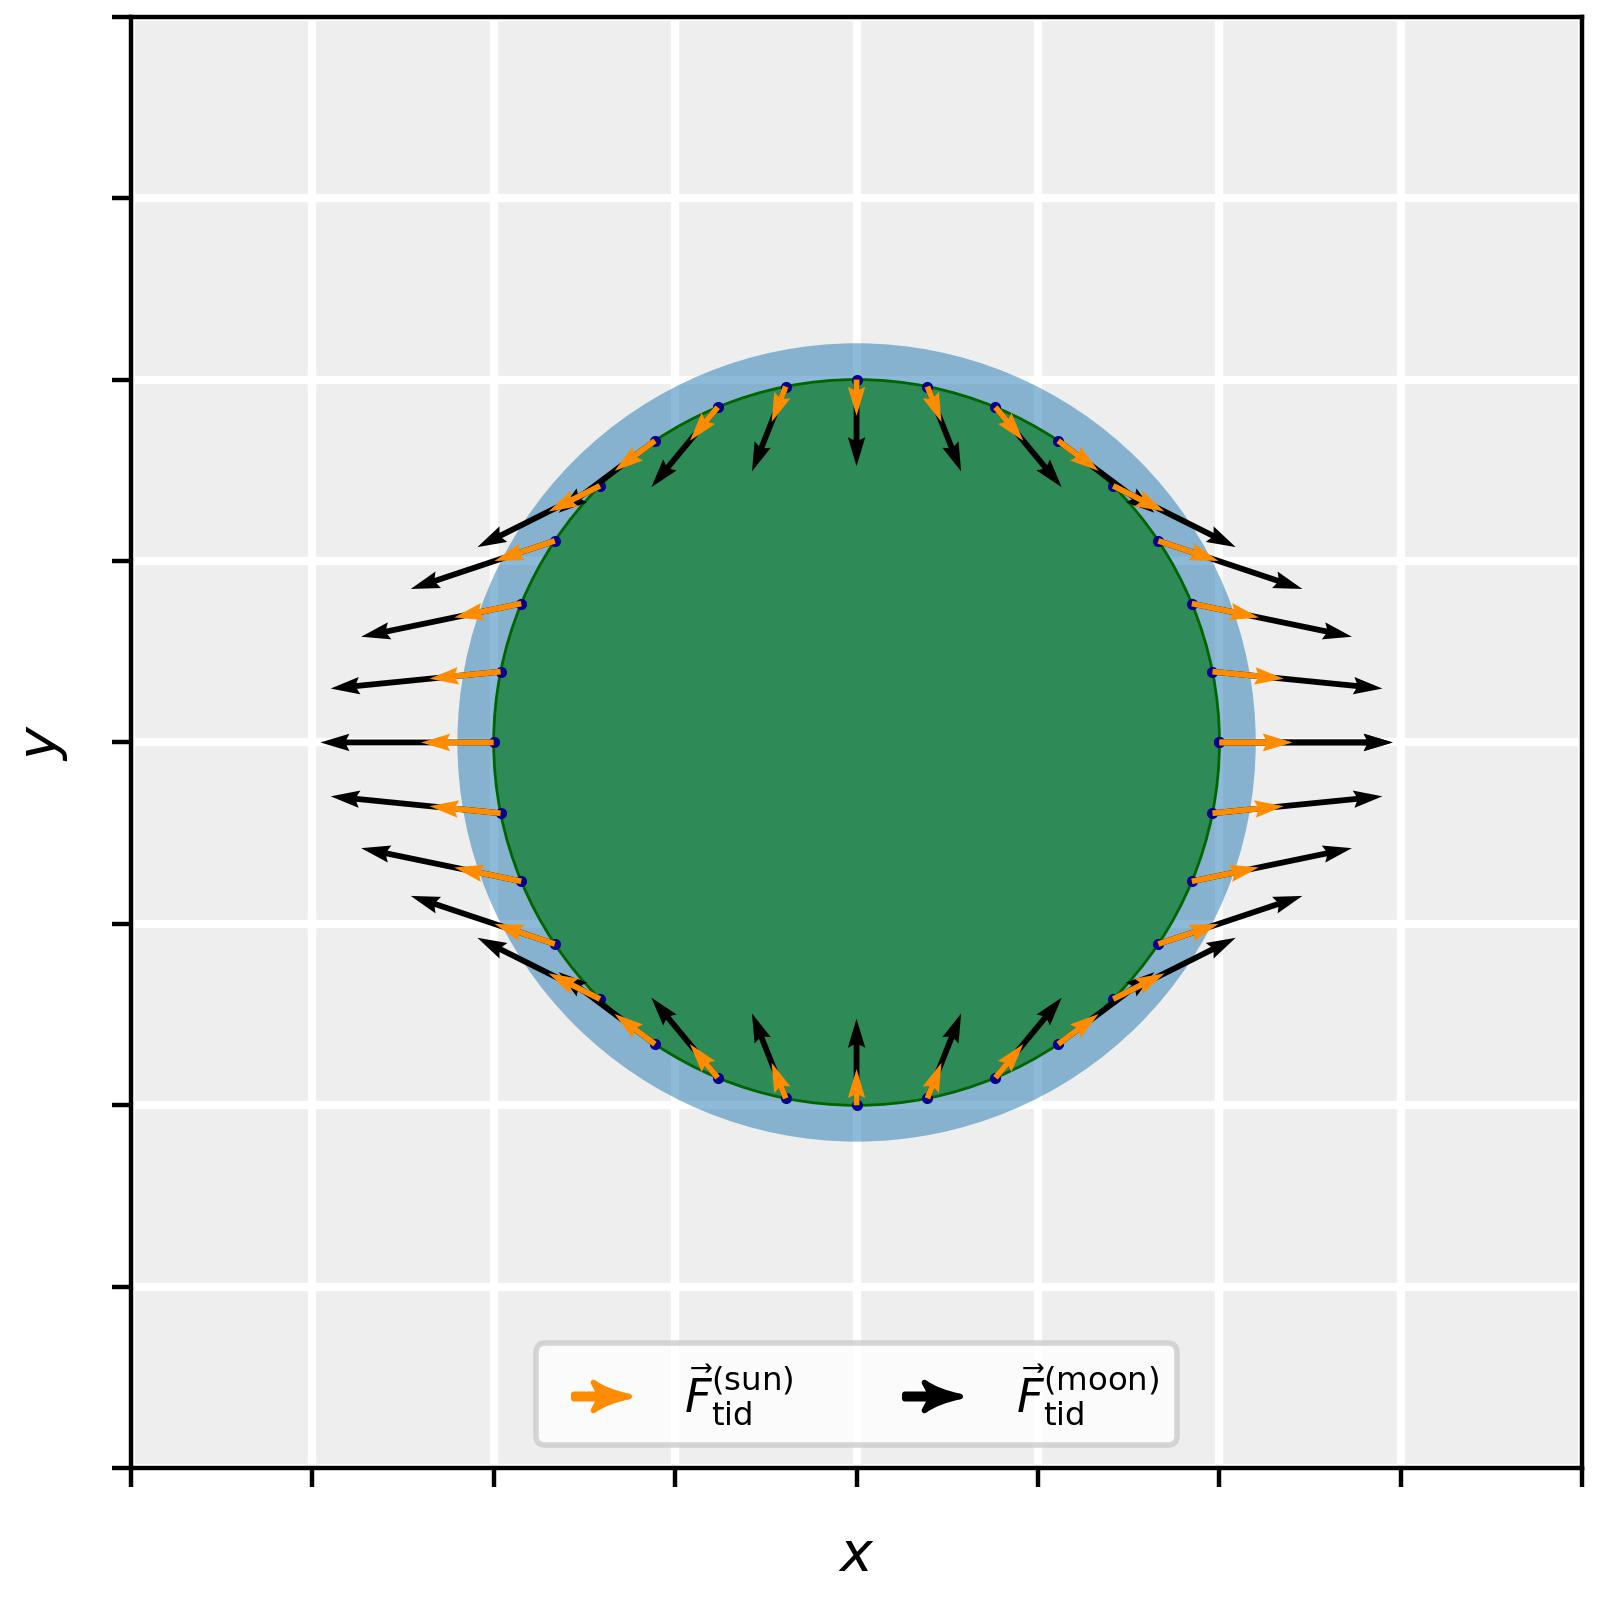

The script that drew this image:
import sys
from matplotlib import colors, pyplot as plt
import numpy as np



sys.path.append("/Users/timdewild/Library/CloudStorage/GoogleDrive-t.w.j.de.wild@rug.nl/Mijn Drive/Digital Demos/AnimationClass/src/")

from matnimation.artist.static.static_circle import StaticCircle
from matnimation.artist.animated.animated_polygon import AnimatedPolygon
from matnimation.artist.animated.animated_quiver import AnimatedQuiver
from matnimation.canvas.single_canvas import SingleCanvas
from matnimation.artist.static.static_text import StaticText
from matnimation.artist.static.static_polygon import StaticPolygon
from matnimation.artist.static.static_scatter import StaticScatter
from matnimation.artist.static.static_quiver import StaticQuiver
from matnimation.animation.animation import Animation
from matnimation.tides_forces.tides import Tides
from matnimation.artist.animated.animated_circle import AnimatedCircle
from matnimation.helper.helper_functions import HelperFunctions




#--- Global constants ---#
radius_earth = 1
ocean_scaling = 1.1
distance_earth_moon = 5

#--- Tidal force due to moon on earth ---#
dth = np.pi/16
theta_vectors = np.arange(0,2*np.pi+dth, dth)

tides = Tides(
    radius_earth = radius_earth,
    ocean_scaling = ocean_scaling,
    distance_earth_moon = distance_earth_moon
)
tides.generate_tidal_bulges()

time_array = tides.get_time_array()

x_vectors = radius_earth * np.cos(theta_vectors)
y_vectors = radius_earth * np.sin(theta_vectors)

F_tidal_moon_x, F_tidal_moon_y = tides.tidal_force_moon(theta_vectors, tides.t[0], scale = 1)
F_tidal_sun_x, F_tidal_sun_y = tides.tidal_force_sun(theta_vectors, tides.t[0], scale = 1)

def tidal_force_moon_x(t, theta_array, scale = 1):
    Fx, Fy = tides.tidal_force_moon(t, theta_array, scale = 1)
    return Fx

def tidal_force_moon_y(t, theta_array, scale = 1):
    Fx, Fy = tides.tidal_force_moon(t, theta_array, scale = 1)
    return Fy

data_tidal_force_moon_x = HelperFunctions.func_ab_to_grid(
    tidal_force_moon_x,
    theta_vectors,
    time_array
)

data_tidal_force_moon_y = HelperFunctions.func_ab_to_grid(
    tidal_force_moon_y,
    theta_vectors,
    time_array
)

x_moon, y_moon = tides.get_moon_orbit() 





#--- Tidal bulges due to moon on earth ---#
x_bulge_moon, y_bulge_moon = tides.generate_tidal_bulges(body = 'moon')


#--- Define canvas ---#

canvas = SingleCanvas(
    figsize = (4, 4),
    dpi = 400,
    time_array = time_array,
    axis_limits = [-2, 2, -2, 2],      #[-3, 3, -3, 3][-2, 6, -4, 4][-2, 2, -2, 2]
    axis_labels = ['$x$','$y$']
)

canvas.set_axis_properties(
    aspect = 'equal', 
    # xticks = np.arange(-17,7,1),
    # yticks = np.arange(-6,6,1),
    xticklabels = [], 
    yticklabels = [],
    #title = "Frame: Co-rotating with Earth around Sun",
    #title = "Frame: Earth Center of Mass"
    )

#--- Define earth and ocean ---#

earth = StaticCircle(
    name = 'Earth (equator slice)', 
    radius = radius_earth,
    xy_center = (0., 0.)
)

earth.set_styling_properties(
    facecolor = 'seagreen',
    edgecolor = 'darkgreen',
    linewidth = 0.5,
    zorder = 3
    )

canvas.add_artist(earth)

ocean = StaticCircle(
    name = 'Ocean', 
    radius = radius_earth * ocean_scaling,
    xy_center = (0., 0.)
)

ocean.set_styling_properties(
    facecolor = colors.to_rgba('tab:blue', 0.5), 
    zorder = 2
)

canvas.add_artist(ocean)

#--- Moon orbit ---#

moon_orbit = StaticCircle(
    name = 'Moon orbit',
    radius = distance_earth_moon,
    xy_center = (0,0),
) 

moon_orbit.set_styling_properties(
    edgecolor = 'darkgrey',
    facecolor = 'None',
    linewidth = 0.75
)

#canvas.add_artist(moon_orbit)

moon = StaticCircle(
    name = 'Moon',
    radius = 0.35,
    xy_center = (5,0)
)

moon.set_styling_properties(
    edgecolor = 'darkgrey',
    facecolor = 'lightgrey',
    zorder = 3
)

canvas.add_artist(moon)

sun = StaticCircle(
    name = 'Sun',
    radius = 2.5,
    xy_center = (-17, 0)
)

sun.set_styling_properties(
    facecolor = colors.to_rgba('tab:orange', 0.4),
    edgecolor = 'tab:orange'
)

canvas.add_artist(sun)

#--- Tidal force at points around equator ---#

tidal_forces_scatter = StaticScatter(
    'tidal forces scatter',
    x_data = x_vectors,
    y_data = y_vectors
)

tidal_forces_scatter.set_styling_properties(
    zorder = 4,
    markersize = 2,
    color  = 'darkblue'
)

canvas.add_artist(tidal_forces_scatter)

#--- Tidal forces moon ---#

tidal_forces_moon = StaticQuiver(
    name = "$\\vec{F}_\\mathrm{tid}^\\mathrm{(moon)}$",
    x_data = x_vectors,
    y_data = y_vectors,
    Fx_data = F_tidal_moon_x,
    Fy_data = F_tidal_moon_y,
    scale = 20,
    scale_units = 'xy', 
    color = 'k',
    width = 0.004
)

canvas.add_artist(tidal_forces_moon, in_legend = True)

tidal_forces_moon.set_styling_properties(
    zorder = 4
)

#--- Tidal forces sun ---#

tidal_forces_sun = StaticQuiver(
    name = "$\\vec{F}_\\mathrm{tid}^\\mathrm{(sun)}$",
    x_data = x_vectors,
    y_data = y_vectors,
    Fx_data = F_tidal_sun_x,
    Fy_data = F_tidal_sun_y,
    scale = 20,
    scale_units = 'xy', 
    color = 'darkorange',
    width = 0.004
)

canvas.add_artist(tidal_forces_sun, in_legend = True)

tidal_forces_sun.set_styling_properties(
    zorder = 4
)

# #--- Moon and its orbit ---#

# moon_orbit = StaticCircle(
#     name = 'Moon orbit',
#     radius = distance_earth_moon,
#     xy_center = (0,0),
# ) 

# moon_orbit.set_styling_properties(
#     edgecolor = 'darkgrey',
#     facecolor = 'None',
#     linewidth = 0.75
# )

# canvas.add_artist(moon_orbit)

# moon = AnimatedCircle(
#     name = 'Moon',
#     radius = 0.35,
#     x_data=x_moon,
#     y_data=y_moon
# )

# moon.set_styling_properties(
#     edgecolor = 'darkgrey',
#     facecolor = 'lightgrey'
# )

# canvas.add_artist(moon_orbit, in_legend = False)
# canvas.add_artist(moon, in_legend = True)

canvas.construct_legend(ncols = 3, loc = 'lower center', fontsize = 'small')

canvas.save_canvas('stem_animation/scene5/scene5_2.jpg')

# animation_scene3 = Animation(canvas, interval = 15)

# animation_scene3.render('stem_animation/scene3/scene3.mp4')
